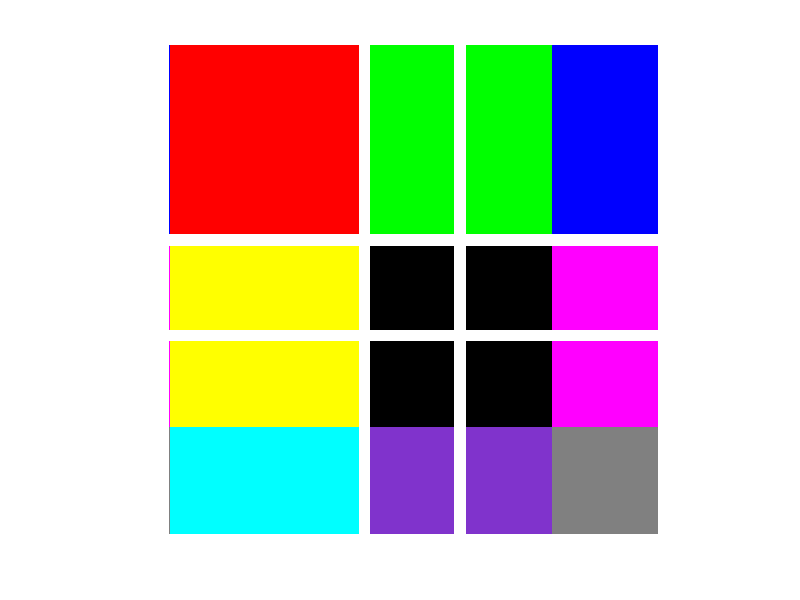

This chart was generated by the following MATLAB code:
row = 256;
col = 256;

% Create an RGB image initialized to black
img = zeros(row, col, 3); 

% Define color blocks using repmat
img(1:100, 1:100, :) = repmat(reshape([1, 0, 0], 1, 1, 3), 100, 100);   % Top-left: Red
img(1:100, 101:200, :) = repmat(reshape([0, 1, 0], 1, 1, 3), 100, 100);  % Top-middle: Green
img(1:100, 201:256, :) = repmat(reshape([0, 0, 1], 1, 1, 3), 100, 56);  % Top-right: Blue

img(101:200, 1:100, :) = repmat(reshape([1, 1, 0], 1, 1, 3), 100, 100);  % Middle-left: Yellow
img(101:200, 201:256, :) = repmat(reshape([1, 0, 1], 1, 1, 3), 100, 56); % Middle-right: Magenta

img(201:256, 1:100, :) = repmat(reshape([0, 1, 1], 1, 1, 3), 56, 100);  % Bottom-left: Cyan
img(201:256, 101:200, :) = repmat(reshape([0.5, 0.2, 0.8], 1, 1, 3), 56, 100); % Bottom-middle: Custom purple
img(201:256, 201:256, :) = repmat(reshape([0.5, 0.5, 0.5], 1, 1, 3), 56, 56); % Bottom-right: Gray

% Add white horizontal and vertical lines
img(100:105, :, :) = 1; % White horizontal line
img(150:155, :, :) = 1; % White horizontal line
img(:, 100:105, :) = 1; % White vertical line
img(:, 150:155, :) = 1; % White vertical line

% **Middle gradient removed!**

% Display the image
imshow(img);
